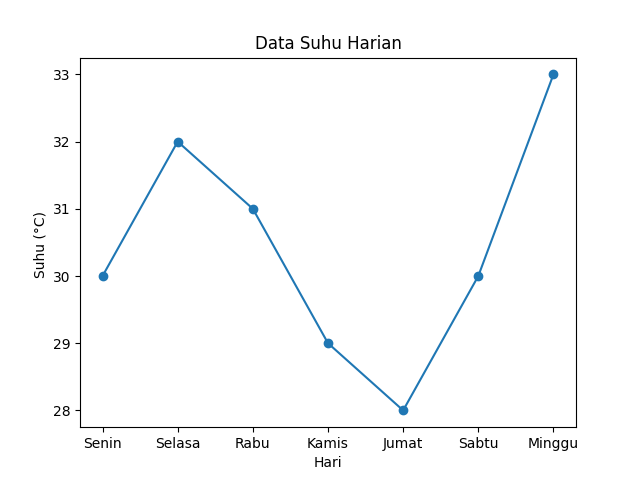

The Python source for this figure:
import matplotlib.pyplot as plt

hari = ['Senin', 'Selasa', 'Rabu', 'Kamis', 'Jumat', 'Sabtu', 'Minggu']
suhu = [30, 32, 31, 29, 28, 30, 33]

plt.plot(hari, suhu, marker='o')
plt.title("Data Suhu Harian")
plt.xlabel("Hari")
plt.ylabel("Suhu (°C) ")

plt.savefig("Tugas5.png")
plt.show()
